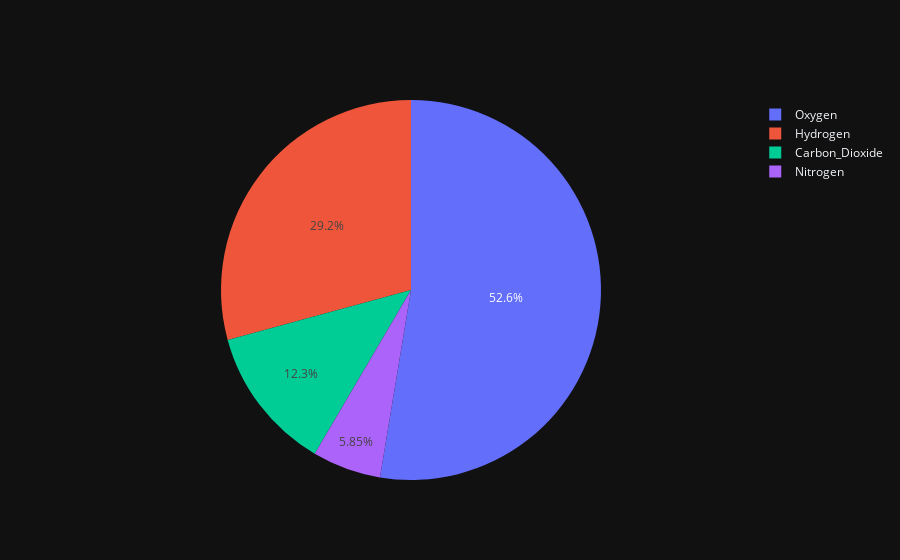

Notebook code cell kept with this figure:
### Code cell
labels = ['Oxygen','Hydrogen','Carbon_Dioxide','Nitrogen']
values = [4500, 2500, 1053, 500]
fig1 = go.Figure(data=go.Pie(labels=labels,values=values))
fig1.update_layout(template='plotly_dark')
fig1.show()

### Figure 1 — Plotly figure (JSON) as saved in the notebook; plotly's stock layout.template omitted (floating-point values rounded to 4 significant figures)
{"data": [{"labels": ["Oxygen", "Hydrogen", "Carbon_Dioxide", "Nitrogen"], "type": "pie", "values": [4500, 2500, 1053, 500]}], "layout": {}}
